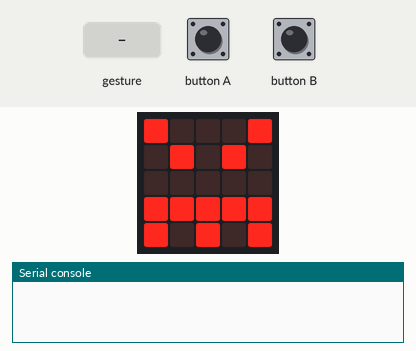
This program was run on a simulated BBC micro:bit running MicroPython. Shown: the board's 5×5 LED display, the last lines printed to the serial console. Inputs (shaded band) come from the test bench. No radio messages arrive unless stated (any console line starting 'radio sent:' is added by the test bench); a tilt is held for 1.5 s and a shake lasts 1 s, then the board lies face up again.

Above: at 1.2 s.
1.3 s: gesture 'shake'
At 1.9 s:
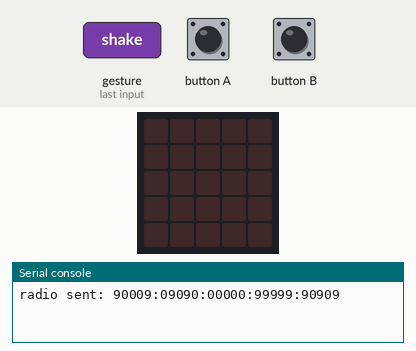
3.5 s: button A pressed for 0.15 s
At 4.4 s:
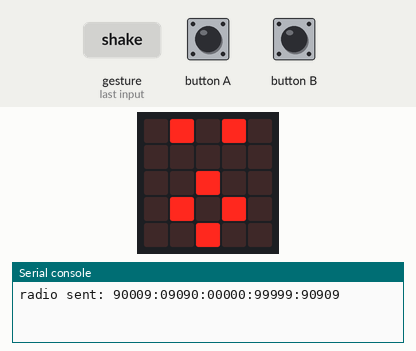
5.1 s: button A pressed for 1 s
At 5.6 s:
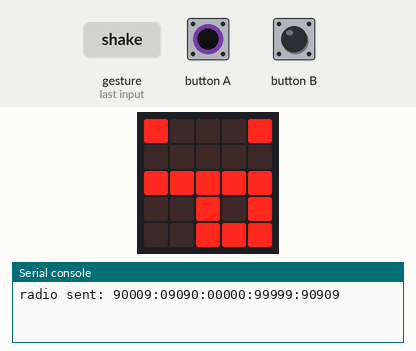
7.6 s: button A pressed for 0.15 s
At 8.7 s:
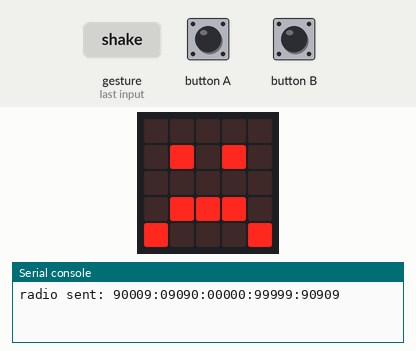
9.2 s: button A pressed for 3.2 s
At 9.9 s:
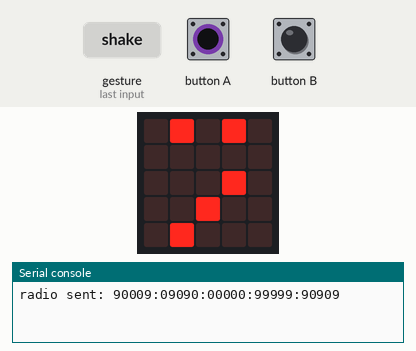
13.9 s: button A pressed for 0.15 s
At 14.7 s:
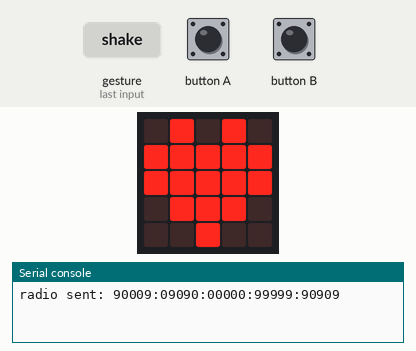
Timing chart, 0 to 16.5 s (numbered marks = the images above; inputs shaded):
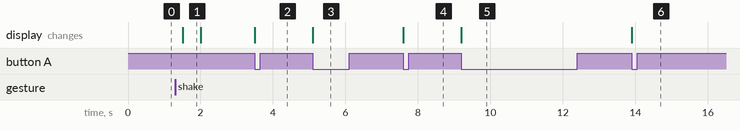

Measured:
- after the input at 1.3 s, the display: changes after 0.20 s (image 1)
- after the input at 3.5 s, the display: changes at once (image 2)
- after the input at 5.1 s, the display: changes at once (image 3)
- after the input at 7.6 s, the display: changes at once (image 4)
- after the input at 9.2 s, the display: changes at once (image 5)
- after the input at 13.9 s, the display: changes at once (image 6)
- what the display in image 1 shows lasts 0.5 s, from 1.5 s to 2.0 s

The program:

ref.py
```python
from microbit import *
import radio

from random import randint

# Configurer la radio
radio.config(channel=34)
radio.on()

# Crée une liste d'emojis
emojis = [
    Image.ANGRY,
    Image.ASLEEP,
    Image.CONFUSED,
    Image.HAPPY,
    Image.HEART,
    Image.MEH,
    Image.SAD,
    Image.SILLY,
    Image.SURPRISED,
]

# Indique l'émoticône sélectionné dans la liste
i = 0

# La fonction qui permet d'envoyer des messages
def send():
    # 'global' permet d'indiquer que la variable i est définie en dehors de la fonction
    global i

    # Permet d'éviter de dépasser de la liste
    # L'operateur '%' se lit 'modulo', il permet de calculer le reste de la division entière
    # exemples :
    #   1 % 10 = 1
    #   14 % 10 = 4
    # Cela fonctionne aussi avec des nombres négatifs :
    #   -7 % 10 = 3
    i %= len(emojis)

    # On récupère l'émoticône et on l'affiche a l'écran
    emoji = emojis[i]
    display.show(emoji)

    # Les boutons A et B permettent de sélectionner l'émoticône
    if button_a.was_pressed():
        i -= 1
    if button_b.was_pressed():
        i += 1

    # Secouer le microbit envoie l'émoticône en utilisant la radio
    if accelerometer.was_gesture('shake'):
        radio.send(repr(emoji)[7:-3])
        # Efface l'écran un court instant pour qu'on puisse voir que le message a été envoyé
        display.clear()
        sleep(500)
        display.show(emoji)

# La fonction qui permet de recevoir des messages
def receive():
    # On ecoute les messages
    message = radio.receive()
    # Si un message est reçu, on l'affiche pendant 2 secondes
    if message:
        display.show(Image(message))
        sleep(2000)
        display.clear()

# Le mode d'execution (soit 'send' soit 'receive')
mode = 'send'

# Boucle d'execution du microbit
while True:
    # On exécute l'action selectionnee
    if mode == 'send':
        send()
    elif mode == 'receive':
        receive()

    # Si on retourne le microbit, on éteint l'écran et on change de mode d'exécution
    if accelerometer.was_gesture('face down'):
        display.clear()
        if mode == 'send':
            mode = 'receive'
        else:
            mode = 'send'
```
